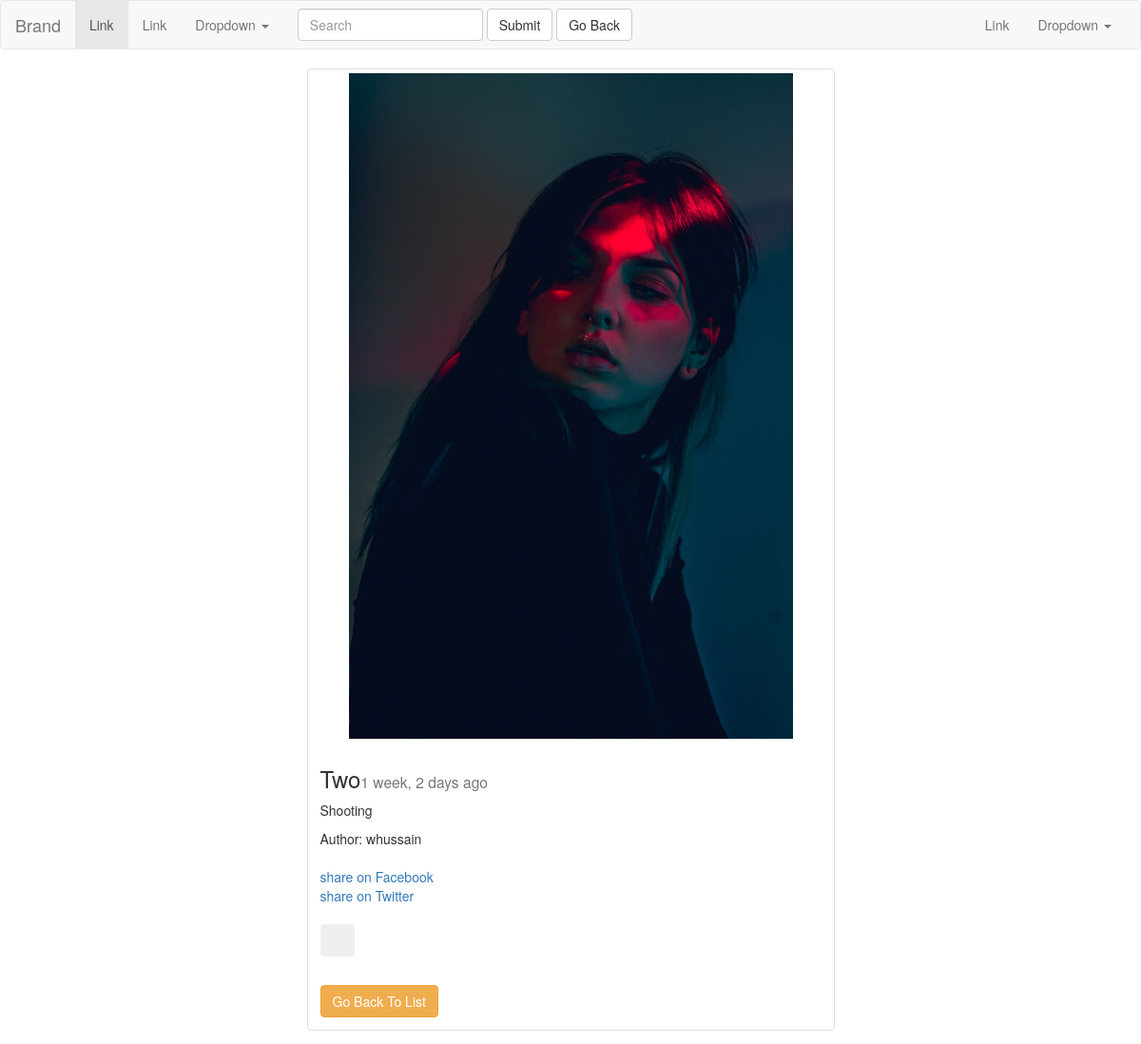
/posts/detail/photoshop/ (signed in), run on the app's committed database.
### posts/models.py (models this page shows, shortened)
class Post(models.Model):
    author = models.ForeignKey(User,default=1)
    title = models.CharField(max_length=50)
    image = models.ImageField(null=True , blank=True,upload_to="Django_images")
    content = models.TextField()
    draft = models.BooleanField(default=False)
    publish = models.DateField(auto_now=True)
    updated = models.DateTimeField(auto_now=True)
    timestamp = models.DateTimeField(auto_now_add=True)
    slug = models.SlugField(unique=True , null=True)
    class Meta:
        ordering =['-timestamp' ,'-updated']

### posts/views.py (the view)
# urls.py: url(r'^detail/(?P<slug>[-\w]+)/$', views.post_detail, name = "detail"),
def post_detail(request ,slug):
	obj=get_object_or_404(Post, slug=slug)
	date =timezone.now().date()
	if obj.publish > date or obj.draft:
		if not request.user.is_staff or request.user.is_superuser:
			raise Http404
	if request.user.is_authenticated():
		if Like.objects.filter(post=obj,user=request.user).exists():
			like=True
		else :
			like = False
	post_like_count = obj.like_set.all().count()
	user_like_count = request.user.like_set.all().count()
	context ={
	"object":obj,
	}
	return render(request,'post_detail.html',context)

### posts/templatetags/urlify.py (called while the page is built)
@register.filter
def urlify(value):
	return quote(value)

### posts/templates/post_detail.html (shortened to what this page needs)
{% extends "base.html" %}
{% load urlify %}
{% block content %}
    <div class="row">
        <div class="col-sm-6 col-sm-offset-3">
            <div class="thumbnail">
            {% if object.image %}
            <img src="{{object.image.url}}" class="img-responsive">
            {% endif %}
                <div class="caption">
                    <h3>{{object.title}}<small>{{object.publish|timesince}} ago </small></h3>
                    <p>{{object.content|linebreaks}}</p>
                    Author: {{object.author.username}}
                    <p>
                    <br>
             <a href="https://www.facebook.com/sharer/sharer.php?u={{request.build_absolute_uri}}">
                share on Facebook</a>
                <br>
                <a href="https://twitter.com/home?status={{instance.content|urlify|truncatechars:50}}%20{{request.build_absolute_uri}}">
                    share on Twitter
                    </a>
                <br>
                <br>
                <button class="btn" onclick="ajax_like()">
                <span id ="heart "class="glyphicon glyphicon-heart {% if liked %}text-danger{% endif %}"aria-hidden="true"></span>
                </button>
<div class="fb-likev col-sm-8 col-sm-offset-2 "data-href="{{request.build_absolute_uri}}" data-layout="button_count" data-action="like" data-size="small" data-show-faces="false" data-share="true"></div>
            <br>
            <a href="{% url 'posts:list' %}" class = "btn btn-warning">Go Back To List</a>
                </div>
            </div>
        </div>
{% endblock content %}

### data on the page
Post: image (picture), title "Two", publish "1 week, 2 days", content "Shooting", author.username "whussain"
